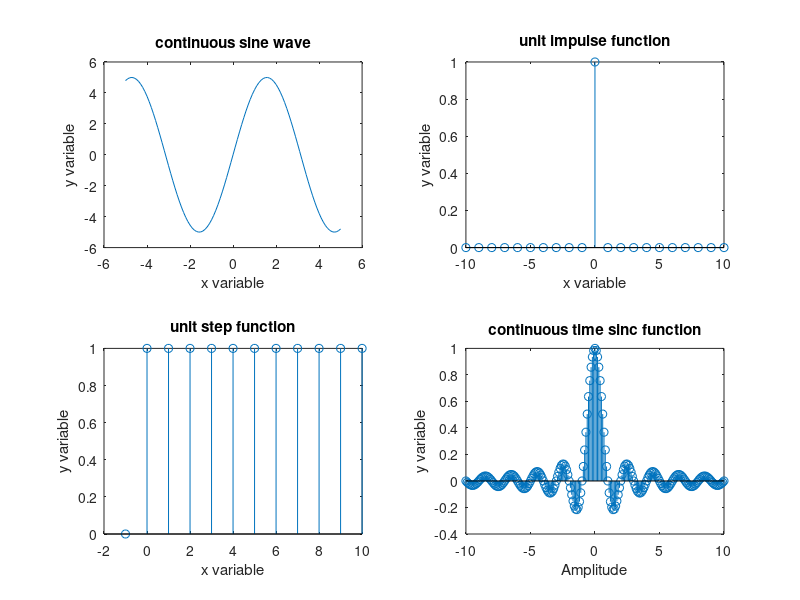

Reproduce this figure in MATLAB.
x = [-5:.1:5]
y = 5*sin(x)  

subplot(2,2,1)
plot(x,y) 
xlabel ("x variable")
ylabel ("y variable")
title ("continuous sine wave")

subplot(2,2,2)
t= [-10:1:10];
del =[zeros(1,10), ones(1,1), zeros(1,10)];
stem(t,del) 
xlabel ("x variable")
ylabel ("y variable")
title ("unit impulse function")

subplot(2,2,3)
e= [-1:1:10];
del2 = e>=0   %1 when 3>= 0 
stem(e,del2) 
xlabel ("x variable")
ylabel ("y variable")
title ("unit step function")

subplot(2,2,4)
xa= [-10:0.1:10];
ya = sinc(xa)
stem(xa,ya);
xlabel ("Amplitude");
ylabel ("y variable");
title ("continuous time sinc function");